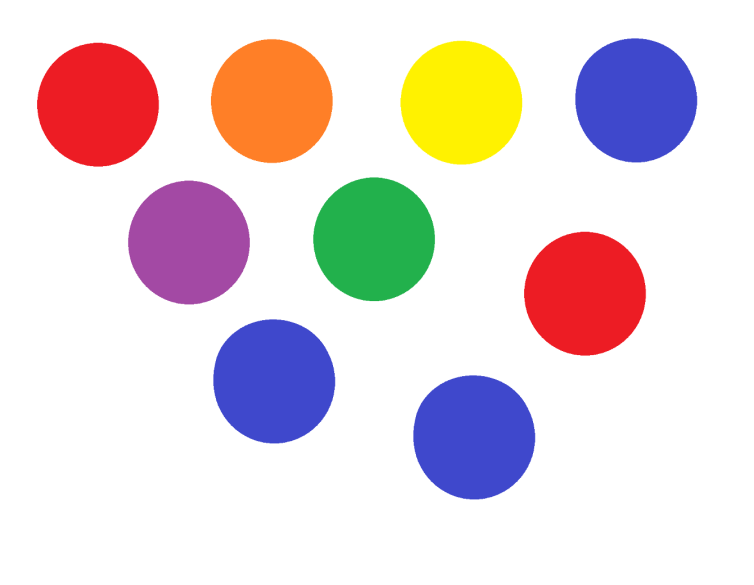
#> input picture dataset/sliced/circles.png, 754 x 585 px
$ python colour.py
#> lines starting #> are read from the running program, lines starting #| are printed output that depends on the picture; after the words box and inside, x2 and y2 are one past the last pixel; in counts of white or black regions, pixels touching at a corner belong together
import cv2
import numpy as np

img = cv2.imread('dataset/sliced/circles.png', 1)
#> img is the input picture: shape (585, 754, 3); mean B, G, R 219.3, 217.2, 230
hsv = cv2.cvtColor(img, cv2.COLOR_BGR2HSV)
#> hsv: shape (585, 754, 3); mean H, S, V 26.7, 48.2, 245.4
# Blue color rangle  169, 100, 100 , 189, 255, 255
lower_range = np.array([110, 50, 50])
upper_range = np.array([130, 255, 255])
mask = cv2.inRange(hsv, lower_range, upper_range)
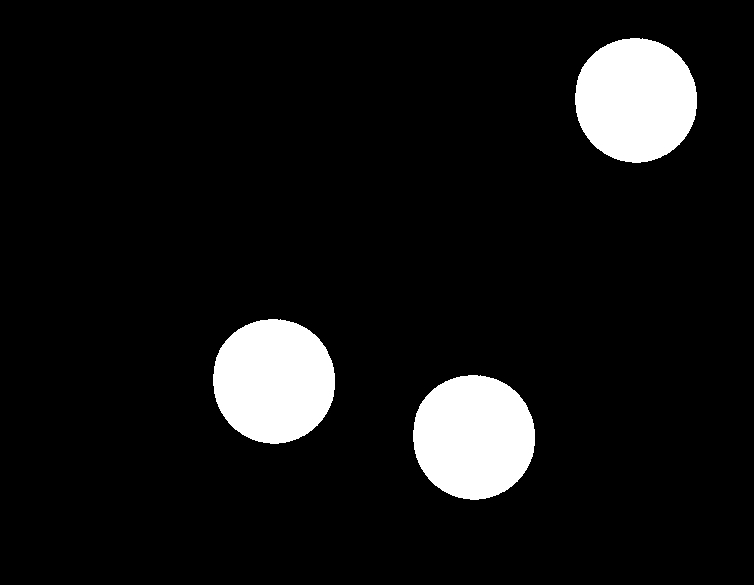
#> mask: shape (585, 754); 8.2% white; 3 white regions, box (x1, y1, x2, y2) and area: (575, 38, 697, 163) 12021, (213, 319, 335, 444) 12021, (413, 375, 535, 500) 12021

cv2.imshow('mask warna biru', mask)
cv2.imshow('image', img)

while (1):
    k = cv2.waitKey(0)
#> (key Esc is pressed here)
    if (k == 27):
        break

img_red = cv2.imread('dataset/sliced/circles.png', 1)
img_hsv=cv2.cvtColor(img_red, cv2.COLOR_BGR2HSV)

# lower mask (0-10)
lower_red = np.array([0,50,50])
upper_red = np.array([10,255,255])
mask0 = cv2.inRange(img_hsv, lower_red, upper_red)
#> mask0: shape (585, 754); every value is 0

# upper mask (170-180)
lower_red = np.array([170,50,50])
upper_red = np.array([180,255,255])
mask1 = cv2.inRange(img_hsv, lower_red, upper_red)
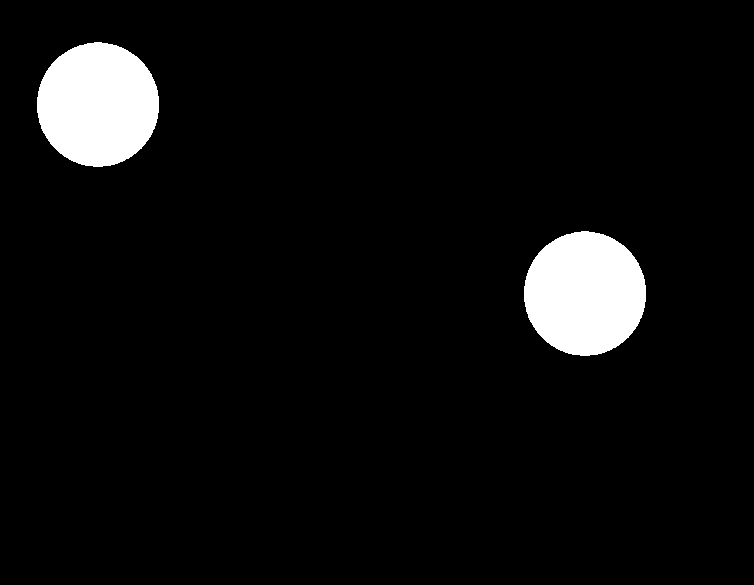
#> mask1: shape (585, 754); 5.4% white; 2 white regions, box (x1, y1, x2, y2) and area: (37, 42, 159, 167) 11925, (524, 231, 646, 356) 11925

# join my masks
mask2 = mask0+mask1

# set my output img to zero everywhere except my mask
output_img = img_red.copy()
output_img[np.where(mask2==0)] = 0
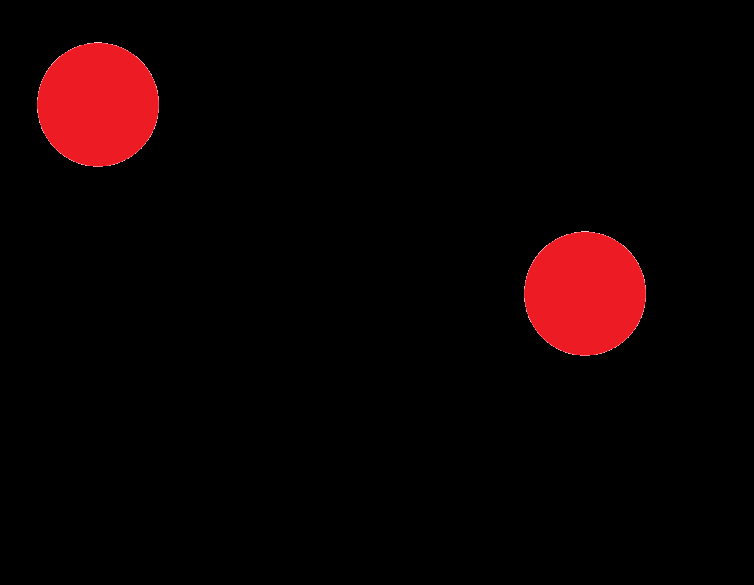
#> output_img: shape (585, 754, 3); mean B, G, R 2.1, 1.6, 12.8

# or your HSV image, which I *believe* is what you want
output_hsv = img_hsv.copy()
output_hsv[np.where(mask2==0)] = 0
#> output_hsv: shape (585, 754, 3); mean H, S, V 9.7, 12, 12.8

cv2.imshow('mask warna merah', mask2)

#yellow range color
lower = np.array([22, 93, 0])
upper = np.array([45, 255, 255])

while (1):
    k = cv2.waitKey(0)
#> (key Esc is pressed here)
    if (k == 27):
        break
cv2.waitKey(0)
cv2.destroyAllWindows()
